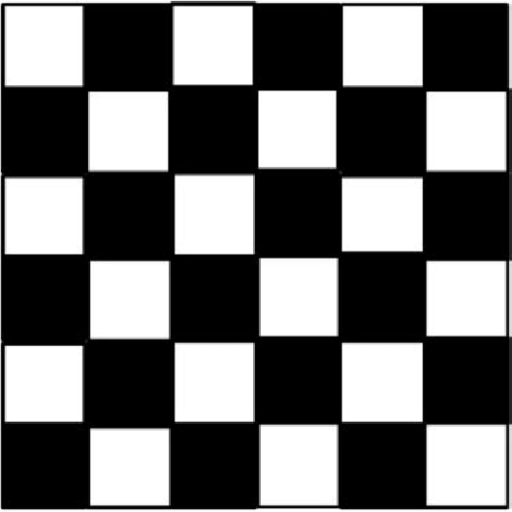
#> input picture Computer Vision-HoG/img/chessboard.png, 512 x 512 px
$ jupyter execute CV1-HOG.ipynb   (older library calls are emulated)
#> lines starting #> are read from the running program, lines starting #| are printed output that depends on the picture; long printed decimals are rounded
### HOG : Histogram of Oriented Gradients

### Let's build it by Hand ...
There is built-in code in skimage and cv2. But let's build it up from scratch!! It won't be as good as the code from the library but at least you get to see the implementation in detail.

[cell 1]
def myhog(img):
    '''
    Basic implementation of Histogram of Oriented Gradients
    '''
    print(img.shape)

    #gets the edges for the entire image
    gx = cv2.Sobel(img, cv2.CV_32F, 1, 0)
    gy = cv2.Sobel(img, cv2.CV_32F, 0, 1)

    #direction and magnitude of the edges
    mag, ang = cv2.cartToPolar(gx, gy)

    bin_n = 16 # Number of bins in histogram
    bin = np.int32(bin_n*ang/(2*np.pi)) #scale it to bin_n

    bin_cells = []
    mag_cells = []

    #HoG window size
    cellx = celly = 8

    #scan through entire image
    for j in range(0,int(img.shape[0]/celly)):
        for i in range(0,int(img.shape[1]/cellx)):
            # collect the rotation (bin number) and magnitude from 8 by 8 cells
            bin_cells.append(bin[i*celly : i*celly+celly, j*cellx : j*cellx+cellx])
            mag_cells.append(mag[i*celly : i*celly+celly, j*cellx : j*cellx+cellx])


    #total cells= height/8 x width/8
    #each cell has 16 numbers in each bin: each bin is direction, value in bin is magnitude
    #therefore hist has 16 x total cells
    #note: ravel is to flatten the list
    hists = [np.bincount(b.ravel(), m.ravel(), bin_n) for b, m in zip(bin_cells, mag_cells)]
    hist = np.hstack(hists)

    #Convert to Hellinger kernel so that histogram can be
    #compared using Euclidean distance for better histogram comparison results
    #see: [Arandjelovic et al. 2012].
    # Euclidean  distance  can  be dominated by  large  bin values
    # Hellinger distance  makes it more  sensitive  to  smaller bin  values

    nearzero = 1e-7  #this is supplied to prevent any divide-by-zero errors
    hist /= hist.sum() + nearzero #L1-normalize.
    hist = np.sqrt(hist)
    return hist

[cell 2]
import cv2
import matplotlib.pyplot as plt
import numpy as np
from skimage import data, io, filters


def getHoG(img):

    r,c=img.shape #grayscale 1 channel only
    box=int(r/8) #8 is the size of the hog window

    hist=myhog(img) #histogram returned is a list for easy comparison

    #reshape into 2D
    hista=np.array(hist)
    hista=np.reshape(hist,(box,box,16))
    print(hista.shape)

    return hista

[cell 3]
import math

def mag_ang(x1,y1,length, theta):
    x2 =x1+ length * math.cos(theta)
    y2 =y1+ length * math.sin(theta)
    return x2,y2

[cell 4]
def displayHoG(hista,size):
    '''
    Displays only the largest gradient component (as a normal vector).
    '''
    plt.figure(figsize=(8,8))
    plt.axis('off')
    for y in range(int(size/8)):
        for x in range(int(size/8)):
            #retrieve line
            ang=np.argmax(hista[x,y]) #bin number
            mag=np.max(hista[x,y,ang])
            x1=x+8
            y1=y-8
            x2,y2=mag_ang(x1,y1,20*mag,ang)
            #print(x1,y1,'-',x2,y2)
            plt.plot([x1, x2], [size-y1, size-y2])

    plt.show()

[cell 5]
#img = data.camera()
#only square images please
img=cv2.imread("img/chessboard.png", cv2.COLOR_BGR2GRAY)
#> img is the input picture: shape (512, 512, 3); min 0, max 255, mean 112.3

(img, G, R) = cv2.split(img) #use only 1 channel
#> img: shape (512, 512)
plt.imshow(img)
size,_=img.shape #assume is square
#> size = 512
Hog=getHoG(img)
#| (512, 512)
#> in myhog, `bin = np.int32(bin_n*ang/(2*np.pi))`:
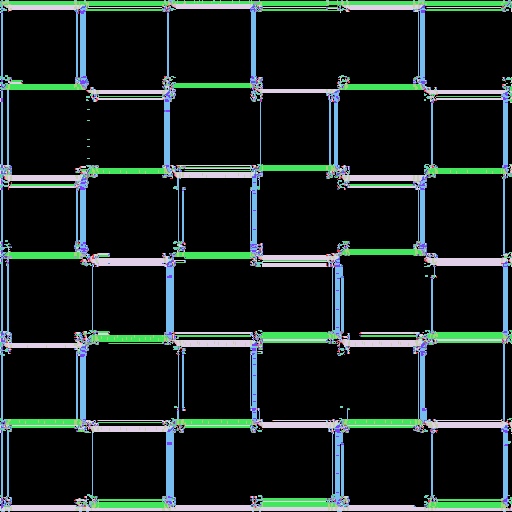
#> bin: shape (512, 512) int32; 16 distinct labels, from 0 to 15; one colour per label, 0 black
#> after the loop in myhog, `for j in range(0,int(img.shape[0]/celly)):`: bin_cells = 4096 items
#| (64, 64, 16)
displayHoG(Hog, size)

### HoG Using Sci-kit Image

Try changing pixels_per_cell values

[cell 6]
import matplotlib.pyplot as plt

from skimage.feature import hog
from skimage import data, color, exposure


image = color.rgb2gray(data.astronaut())
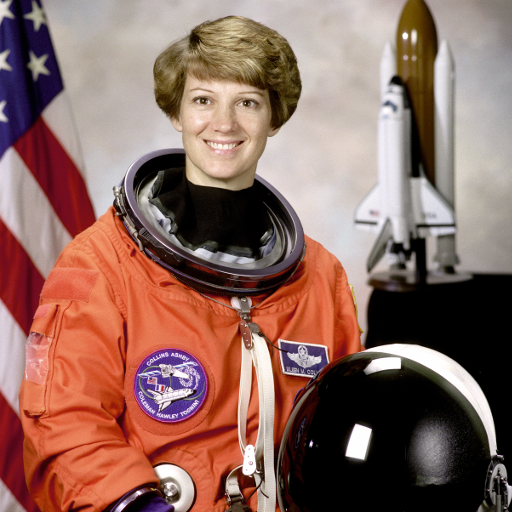
#> input picture skimage.data.astronaut(), 512 x 512 px

fd, hog_image = hog(image, orientations=8, pixels_per_cell=(8, 8),
                    cells_per_block=(1, 1), visualize=True)

fig, (ax1, ax2) = plt.subplots(1, 2, figsize=(12, 8), sharex=True, sharey=True)

ax1.axis('off')
ax1.imshow(image, cmap=plt.cm.gray)
ax1.set_title('Input image')
#ax1.set_adjustable('box')

# Rescale histogram for better display
hog_image_rescaled = exposure.rescale_intensity(hog_image, in_range=(0, 0.02))

ax2.axis('off')
ax2.imshow(hog_image_rescaled, cmap=plt.cm.gray)
ax2.set_title('Histogram of Oriented Gradients')
#ax1.set_adjustable('box')
plt.show()

### Question

1. How would you detect an object in an image using HoG? Explain.

Get the HoG of the photo of the object we want to detect
STEP:
1.(optional) global image normalisation
2.Computing the gradient image in x and y
3.Computing gradient histograms
4.Normalising across blocks
5.Flattening into a feature vector

Using the last feature vector, scan on the image of the object we want to detect to find the object we want to detect.

### Object Detection

Can HoG find this car?

In this image

[cell 7]
#Try detecting a car on the road ...
from skimage import io
import matplotlib.patches as patches

def HoGDistance(h1,h2):
    diff=[math.sqrt(abs(i-j)) for i,j in zip(h1,h2)]
    sum=np.array(diff).sum()
    return sum

#This is the object we want to detect, so we get its HoG first
image=io.imread('img\car.png')
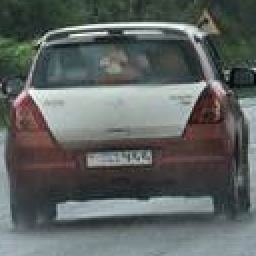
#> input picture Computer Vision-HoG/img/car.png, 128 x 128 px, found by its file name (shown 2 times larger)
#> image is the input picture: shape (128, 128, 3); mean R, G, B 94.6, 99.8, 97.7
object = color.rgb2gray(image)
print(image.shape)
#| (128, 128, 3)
h1 = hog(object, orientations=8, pixels_per_cell=(32, 32),cells_per_block=(4, 4), visualize=False)
#print(len(fd))

image=io.imread('img\car-on-road.png')
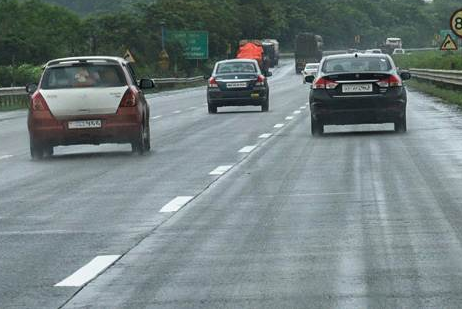
#> input picture Computer Vision-HoG/img/car-on-road.png, 462 x 309 px, found by its file name
#> image is the input picture: shape (309, 462, 3); mean R, G, B 115, 127.7, 128.3
(image, G, R) = cv2.split(image) #use only 1 channel
#> image: shape (309, 462)
r,c=image.shape

window=128
skip=20
data=[]
win=[]
for i in range(0,r-window,skip):
    for j in range(0,c-window,skip):
        subimg=image[i:i+window,j:j+window]
        #print(i,i+window,j,j+window)
        h2, img = hog(subimg, orientations=8, pixels_per_cell=(32, 32), cells_per_block=(4, 4), visualize=True)
        #plt.imshow(subimg)
        #plt.show()
        data.append(HoGDistance(h1,h2))
        win.append((i,j))
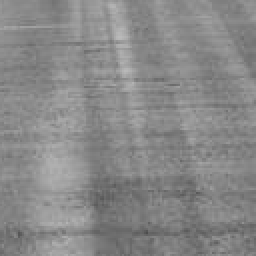
#> subimg: shape (128, 128) (shown 2 times larger); min 77, max 186, mean 136.1

#get the smallest distance
data=np.array(data)
i=np.argmin(data)
#retrieve the window coordinates of the smallest distance value
x,y=win[i]

#extract the subimage
match=image[x:x+window,y:y+window]
print('Top Match =',data[i])
#| Top Match = 11.554
plt.imshow(match)
plt.show()

#display the rest of matches, sort the data in ascending order by its index
indices=np.argsort(data)

fig, ax = plt.subplots()
plt.imshow(image)
c=['c','b','m','g']
for i in range(0,4):
    x,y=win[indices[i]]

    rect = patches.Rectangle((y, x), window, window, linewidth=1, edgecolor=c[i], facecolor='none')
    ax.add_patch(rect)

plt.show()

### Question

1. Create your own object and test image, test with the above code.
1. Can the above code detect objects well? What are the weaknessess of this method of object detection?

2. weaknessess:
The picture of object we want to detect must be square square pictures,so HoG cannot detect other rectangular pictures.
HoG can only detect 2 object.
The descriptor is quite sensitive to noise
It's weak tolerance for rotation.

[cell 8]
#Q1
#Try detecting a petal on the flower
from skimage import io
import matplotlib.patches as patches

def HoGDistance(h1,h2):
    diff=[math.sqrt(abs(i-j)) for i,j in zip(h1,h2)]
    sum=np.array(diff).sum()
    return sum

#This is the object we want to detect, so we get its HoG first
image=io.imread('img\img2.png')
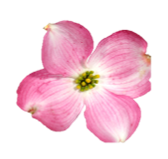
#> input picture Computer Vision-HoG/img/img2.png, 168 x 159 px, found by its file name
#> image is the input picture: shape (159, 168, 4); mean R, G, B, A 105.3, 70, 81.3, 108.9
object = color.rgb2gray(image)
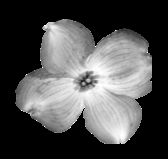
#> object: shape (159, 168) float64; min 0, max 1, mean 0.307
print(image.shape)
#| (159, 168, 4)
h1 = hog(object, orientations=8, pixels_per_cell=(32, 32),cells_per_block=(4, 4), visualize=False)
#print(len(fd))

image=io.imread('img\img2.jpg')
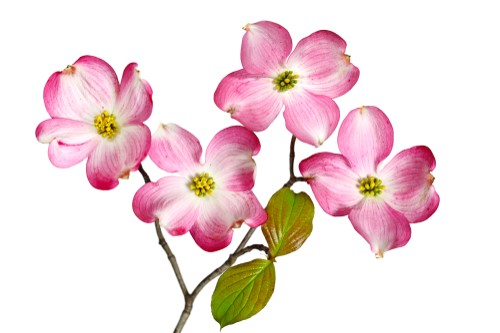
#> input picture Computer Vision-HoG/img/img2.jpg, 500 x 333 px, found by its file name
#> image is the input picture: shape (333, 500, 3); mean R, G, B 240.6, 219.9, 221.5
(image, G, R) = cv2.split(image) #use only 1 channel
#> image: shape (333, 500)
#> G: shape (333, 500)
#> R: shape (333, 500)
r,c=image.shape

window=128
skip=20
data=[]
win=[]
for i in range(0,r-window,skip):
    for j in range(0,c-window,skip):
        subimg=image[i:i+window,j:j+window]
        #print(i,i+window,j,j+window)
        h2, img = hog(subimg, orientations=8, pixels_per_cell=(32, 32), cells_per_block=(4, 4), visualize=True)
        #plt.imshow(subimg)
        #plt.show()
        data.append(HoGDistance(h1,h2))
        win.append((i,j))
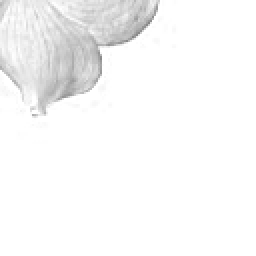
#> subimg: shape (128, 128) (shown 2 times larger); min 133, max 255, mean 247.8

#get the smallest distance
data=np.array(data)
i=np.argmin(data)
#retrieve the window coordinates of the smallest distance value
x,y=win[i]

#extract the subimage
match=image[x:x+window,y:y+window]
print('Top Match =',data[i])
#| Top Match = 14.538
plt.imshow(match)
plt.show()

#display the rest of matches, sort the data in ascending order by its index
indices=np.argsort(data)

fig, ax = plt.subplots()
plt.imshow(image)
c=['c','b','m','g']
for i in range(0,4):
    x,y=win[indices[i]]

    rect = patches.Rectangle((y, x), window, window, linewidth=1, edgecolor=c[i], facecolor='none')
    ax.add_patch(rect)

plt.show()
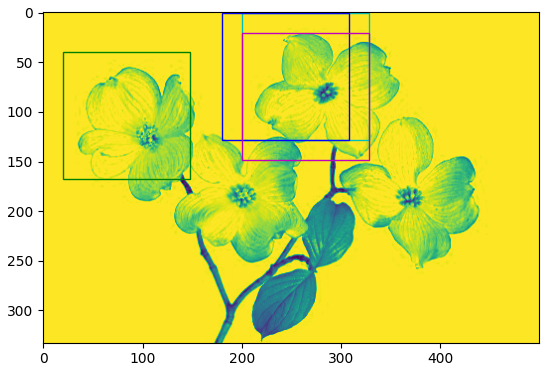
#> figure drawn by matplotlib, 1 panel
